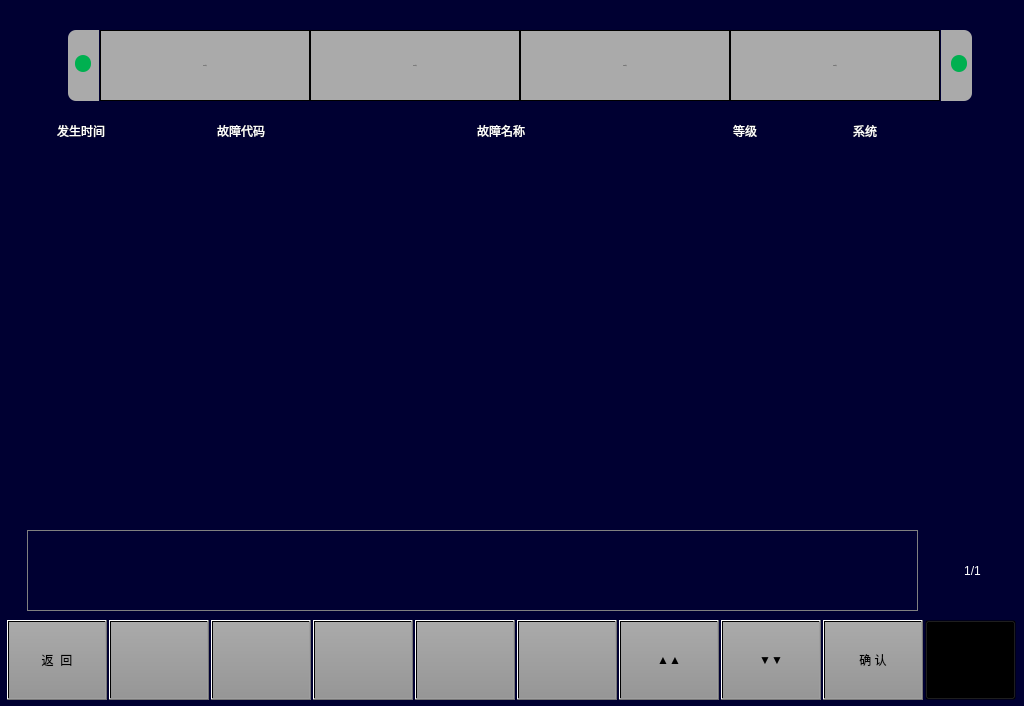
<?xml version="1.0" encoding="UTF-8"?>
<ui version="4.0">
 <class>MaintainceCurrentFaultPage</class>
 <widget class="QWidget" name="MaintainceCurrentFaultPage">
  <property name="geometry">
   <rect>
    <x>0</x>
    <y>0</y>
    <width>1024</width>
    <height>706</height>
   </rect>
  </property>
  <property name="windowTitle">
   <string>Form</string>
  </property>
  <property name="styleSheet">
   <string notr="true">QWidget
{
	background-color:rgb(0,0,50);
}QPushButton
{
font: 20px, &quot;微软雅黑&quot;;
color: black;
background:transparent;
}
QLabel
{
font: 20px, &quot;微软雅黑&quot;;
color: black;
background:transparent;

}</string>
  </property>
  <widget class="QPushButton" name="BTN2">
   <property name="geometry">
    <rect>
     <x>109</x>
     <y>620</y>
     <width>100</width>
     <height>80</height>
    </rect>
   </property>
   <property name="focusPolicy">
    <enum>Qt::NoFocus</enum>
   </property>
   <property name="styleSheet">
    <string notr="true">font: 20px, &quot;微软雅黑&quot;;color: black;transparent;background:qlineargradient(spread:pad,x1:0,y1:0,x2:0,y2:1,stop:0 rgba(170,170,170,255),stop:1 rgba(150,150,150,255));</string>
   </property>
   <property name="text">
    <string/>
   </property>
  </widget>
  <widget class="QLabel" name="label_2">
   <property name="geometry">
    <rect>
     <x>217</x>
     <y>120</y>
     <width>91</width>
     <height>21</height>
    </rect>
   </property>
   <property name="styleSheet">
    <string notr="true">color:white;
font: 20px, &quot;微软雅黑&quot;;
</string>
   </property>
   <property name="text">
    <string>故障代码</string>
   </property>
  </widget>
  <widget class="QPushButton" name="BTNHome">
   <property name="geometry">
    <rect>
     <x>925</x>
     <y>620</y>
     <width>91</width>
     <height>80</height>
    </rect>
   </property>
   <property name="focusPolicy">
    <enum>Qt::NoFocus</enum>
   </property>
   <property name="styleSheet">
    <string notr="true">border-image: url(:/images/image/Home.png);</string>
   </property>
   <property name="text">
    <string/>
   </property>
  </widget>
  <widget class="QLabel" name="LBLTC1">
   <property name="geometry">
    <rect>
     <x>100</x>
     <y>30</y>
     <width>210</width>
     <height>71</height>
    </rect>
   </property>
   <property name="font">
    <font>
     <family>微软雅黑</family>
     <pointsize>-1</pointsize>
     <weight>50</weight>
     <italic>false</italic>
     <bold>false</bold>
    </font>
   </property>
   <property name="styleSheet">
    <string notr="true">background-color:rgb(170,170,170);
border:1px solid black;
font:20px &quot;微软雅黑&quot;;</string>
   </property>
   <property name="text">
    <string>MC1车</string>
   </property>
   <property name="alignment">
    <set>Qt::AlignCenter</set>
   </property>
  </widget>
  <widget class="QPushButton" name="BTN_LINE6">
   <property name="geometry">
    <rect>
     <x>20</x>
     <y>350</y>
     <width>981</width>
     <height>41</height>
    </rect>
   </property>
   <property name="focusPolicy">
    <enum>Qt::NoFocus</enum>
   </property>
   <property name="whatsThis">
    <string>5</string>
   </property>
   <property name="styleSheet">
    <string notr="true">text-align:left;border:1px solid transparent;
</string>
   </property>
   <property name="text">
    <string/>
   </property>
  </widget>
  <widget class="QPushButton" name="BTN_LINE4">
   <property name="geometry">
    <rect>
     <x>20</x>
     <y>270</y>
     <width>981</width>
     <height>41</height>
    </rect>
   </property>
   <property name="focusPolicy">
    <enum>Qt::NoFocus</enum>
   </property>
   <property name="whatsThis">
    <string>3</string>
   </property>
   <property name="styleSheet">
    <string notr="true">text-align:left;border:1px solid transparent;


</string>
   </property>
   <property name="text">
    <string/>
   </property>
  </widget>
  <widget class="QPushButton" name="BTN_LINE9">
   <property name="geometry">
    <rect>
     <x>20</x>
     <y>470</y>
     <width>981</width>
     <height>41</height>
    </rect>
   </property>
   <property name="focusPolicy">
    <enum>Qt::NoFocus</enum>
   </property>
   <property name="whatsThis">
    <string>8</string>
   </property>
   <property name="styleSheet">
    <string notr="true">text-align:left;border:1px solid transparent;


</string>
   </property>
   <property name="text">
    <string/>
   </property>
  </widget>
  <widget class="QPushButton" name="BTN7_Pre">
   <property name="geometry">
    <rect>
     <x>619</x>
     <y>620</y>
     <width>100</width>
     <height>80</height>
    </rect>
   </property>
   <property name="focusPolicy">
    <enum>Qt::NoFocus</enum>
   </property>
   <property name="styleSheet">
    <string notr="true">	font: 20px, &quot;微软雅黑&quot;;
    color: black;
	transparent;background:qlineargradient(spread:pad,x1:0,y1:0,x2:0,y2:1,stop:0 rgba(170,170,170,255),stop:1 rgba(150,150,150,255));
</string>
   </property>
   <property name="text">
    <string>▲▲</string>
   </property>
  </widget>
  <widget class="QLabel" name="LBLMP1">
   <property name="geometry">
    <rect>
     <x>310</x>
     <y>30</y>
     <width>210</width>
     <height>71</height>
    </rect>
   </property>
   <property name="font">
    <font>
     <family>微软雅黑</family>
     <pointsize>-1</pointsize>
     <weight>50</weight>
     <italic>false</italic>
     <bold>false</bold>
    </font>
   </property>
   <property name="styleSheet">
    <string notr="true">background-color:rgb(170,170,170);
border:1px solid black;
font:20px &quot;微软雅黑&quot;;</string>
   </property>
   <property name="text">
    <string>MP1车</string>
   </property>
   <property name="alignment">
    <set>Qt::AlignCenter</set>
   </property>
  </widget>
  <widget class="QPushButton" name="returnBtn">
   <property name="geometry">
    <rect>
     <x>7</x>
     <y>620</y>
     <width>100</width>
     <height>80</height>
    </rect>
   </property>
   <property name="focusPolicy">
    <enum>Qt::NoFocus</enum>
   </property>
   <property name="styleSheet">
    <string notr="true">font: 20px, &quot;微软雅黑&quot;;color: black;transparent;background:qlineargradient(spread:pad,x1:0,y1:0,x2:0,y2:1,stop:0 rgba(170,170,170,255),stop:1 rgba(150,150,150,255));</string>
   </property>
   <property name="text">
    <string>返  回</string>
   </property>
  </widget>
  <widget class="QPushButton" name="BTN_LINE1">
   <property name="geometry">
    <rect>
     <x>20</x>
     <y>150</y>
     <width>981</width>
     <height>41</height>
    </rect>
   </property>
   <property name="focusPolicy">
    <enum>Qt::NoFocus</enum>
   </property>
   <property name="whatsThis">
    <string>0</string>
   </property>
   <property name="styleSheet">
    <string notr="true">border:1px solid transparent;
color:black;
text-align:left;

</string>
   </property>
   <property name="text">
    <string/>
   </property>
  </widget>
  <widget class="QPushButton" name="BTN_LINE8">
   <property name="geometry">
    <rect>
     <x>20</x>
     <y>430</y>
     <width>981</width>
     <height>41</height>
    </rect>
   </property>
   <property name="focusPolicy">
    <enum>Qt::NoFocus</enum>
   </property>
   <property name="whatsThis">
    <string>7</string>
   </property>
   <property name="styleSheet">
    <string notr="true">text-align:left;border:1px solid transparent;
</string>
   </property>
   <property name="text">
    <string/>
   </property>
  </widget>
  <widget class="QLabel" name="LBLM2">
   <property name="geometry">
    <rect>
     <x>730</x>
     <y>30</y>
     <width>210</width>
     <height>71</height>
    </rect>
   </property>
   <property name="font">
    <font>
     <family>微软雅黑</family>
     <pointsize>-1</pointsize>
     <weight>50</weight>
     <italic>false</italic>
     <bold>false</bold>
    </font>
   </property>
   <property name="styleSheet">
    <string notr="true">background-color:rgb(170,170,170);
border:1px solid black;
font:20px &quot;微软雅黑&quot;;</string>
   </property>
   <property name="text">
    <string>MC2车</string>
   </property>
   <property name="alignment">
    <set>Qt::AlignCenter</set>
   </property>
  </widget>
  <widget class="QPushButton" name="BTN_LINE7">
   <property name="geometry">
    <rect>
     <x>20</x>
     <y>390</y>
     <width>981</width>
     <height>41</height>
    </rect>
   </property>
   <property name="focusPolicy">
    <enum>Qt::NoFocus</enum>
   </property>
   <property name="whatsThis">
    <string>6</string>
   </property>
   <property name="styleSheet">
    <string notr="true">text-align:left;border:1px solid transparent;


</string>
   </property>
   <property name="text">
    <string/>
   </property>
  </widget>
  <widget class="QPushButton" name="BTN_LINE5">
   <property name="geometry">
    <rect>
     <x>20</x>
     <y>310</y>
     <width>981</width>
     <height>41</height>
    </rect>
   </property>
   <property name="focusPolicy">
    <enum>Qt::NoFocus</enum>
   </property>
   <property name="whatsThis">
    <string>4</string>
   </property>
   <property name="styleSheet">
    <string notr="true">text-align:left;border:1px solid transparent;


</string>
   </property>
   <property name="text">
    <string/>
   </property>
  </widget>
  <widget class="QPushButton" name="confirmBtn">
   <property name="geometry">
    <rect>
     <x>823</x>
     <y>620</y>
     <width>100</width>
     <height>80</height>
    </rect>
   </property>
   <property name="focusPolicy">
    <enum>Qt::NoFocus</enum>
   </property>
   <property name="styleSheet">
    <string notr="true">	font: 20px, &quot;微软雅黑&quot;;
    color: black;
	transparent;background:qlineargradient(spread:pad,x1:0,y1:0,x2:0,y2:1,stop:0 rgba(170,170,170,255),stop:1 rgba(150,150,150,255));
</string>
   </property>
   <property name="text">
    <string>确 认</string>
   </property>
  </widget>
  <widget class="QPushButton" name="BTN4">
   <property name="geometry">
    <rect>
     <x>313</x>
     <y>620</y>
     <width>100</width>
     <height>80</height>
    </rect>
   </property>
   <property name="focusPolicy">
    <enum>Qt::NoFocus</enum>
   </property>
   <property name="styleSheet">
    <string notr="true">	font: 20px, &quot;微软雅黑&quot;;
    color: black;
	transparent;background:qlineargradient(spread:pad,x1:0,y1:0,x2:0,y2:1,stop:0 rgba(170,170,170,255),stop:1 rgba(150,150,150,255));
</string>
   </property>
   <property name="text">
    <string/>
   </property>
  </widget>
  <widget class="QPushButton" name="BTN3">
   <property name="geometry">
    <rect>
     <x>211</x>
     <y>620</y>
     <width>100</width>
     <height>80</height>
    </rect>
   </property>
   <property name="focusPolicy">
    <enum>Qt::NoFocus</enum>
   </property>
   <property name="styleSheet">
    <string notr="true">	font: 20px, &quot;微软雅黑&quot;;
    color: black;
	transparent;background:qlineargradient(spread:pad,x1:0,y1:0,x2:0,y2:1,stop:0 rgba(170,170,170,255),stop:1 rgba(150,150,150,255));
</string>
   </property>
   <property name="text">
    <string/>
   </property>
  </widget>
  <widget class="QLabel" name="label">
   <property name="geometry">
    <rect>
     <x>57</x>
     <y>120</y>
     <width>91</width>
     <height>21</height>
    </rect>
   </property>
   <property name="styleSheet">
    <string notr="true">color:white;
font: 20px, &quot;微软雅黑&quot;;
</string>
   </property>
   <property name="text">
    <string>发生时间</string>
   </property>
  </widget>
  <widget class="QLabel" name="LBL_Datail">
   <property name="geometry">
    <rect>
     <x>27</x>
     <y>530</y>
     <width>891</width>
     <height>81</height>
    </rect>
   </property>
   <property name="styleSheet">
    <string notr="true">color:white;
font: 16px, &quot;微软雅黑&quot;;
border:1px solid gray;
</string>
   </property>
   <property name="text">
    <string/>
   </property>
  </widget>
  <widget class="QLabel" name="LBL_Page">
   <property name="geometry">
    <rect>
     <x>937</x>
     <y>530</y>
     <width>71</width>
     <height>81</height>
    </rect>
   </property>
   <property name="styleSheet">
    <string notr="true">color:white;
font: 20px, &quot;微软雅黑&quot;;
</string>
   </property>
   <property name="text">
    <string>1/1</string>
   </property>
   <property name="alignment">
    <set>Qt::AlignCenter</set>
   </property>
  </widget>
  <widget class="QPushButton" name="BTN_LINE2">
   <property name="geometry">
    <rect>
     <x>20</x>
     <y>190</y>
     <width>981</width>
     <height>41</height>
    </rect>
   </property>
   <property name="focusPolicy">
    <enum>Qt::NoFocus</enum>
   </property>
   <property name="whatsThis">
    <string>1</string>
   </property>
   <property name="styleSheet">
    <string notr="true">border:1px solid transparent;
color:black;
text-align:left;
</string>
   </property>
   <property name="text">
    <string/>
   </property>
  </widget>
  <widget class="QPushButton" name="BTN5">
   <property name="geometry">
    <rect>
     <x>415</x>
     <y>620</y>
     <width>100</width>
     <height>80</height>
    </rect>
   </property>
   <property name="focusPolicy">
    <enum>Qt::NoFocus</enum>
   </property>
   <property name="styleSheet">
    <string notr="true">	font: 20px, &quot;微软雅黑&quot;;
    color: black;
	transparent;background:qlineargradient(spread:pad,x1:0,y1:0,x2:0,y2:1,stop:0 rgba(170,170,170,255),stop:1 rgba(150,150,150,255));
</string>
   </property>
   <property name="text">
    <string/>
   </property>
  </widget>
  <widget class="QPushButton" name="BTN_LINE3">
   <property name="geometry">
    <rect>
     <x>20</x>
     <y>230</y>
     <width>981</width>
     <height>41</height>
    </rect>
   </property>
   <property name="focusPolicy">
    <enum>Qt::NoFocus</enum>
   </property>
   <property name="whatsThis">
    <string>2</string>
   </property>
   <property name="styleSheet">
    <string notr="true">text-align:left;border:1px solid transparent;


</string>
   </property>
   <property name="text">
    <string/>
   </property>
  </widget>
  <widget class="QPushButton" name="BTN6">
   <property name="geometry">
    <rect>
     <x>517</x>
     <y>620</y>
     <width>100</width>
     <height>80</height>
    </rect>
   </property>
   <property name="focusPolicy">
    <enum>Qt::NoFocus</enum>
   </property>
   <property name="styleSheet">
    <string notr="true">	font: 20px, &quot;微软雅黑&quot;;
    color: black;
	transparent;background:qlineargradient(spread:pad,x1:0,y1:0,x2:0,y2:1,stop:0 rgba(170,170,170,255),stop:1 rgba(150,150,150,255));
</string>
   </property>
   <property name="text">
    <string/>
   </property>
  </widget>
  <widget class="QPushButton" name="BTN8_Next">
   <property name="geometry">
    <rect>
     <x>721</x>
     <y>620</y>
     <width>100</width>
     <height>80</height>
    </rect>
   </property>
   <property name="focusPolicy">
    <enum>Qt::NoFocus</enum>
   </property>
   <property name="styleSheet">
    <string notr="true">	font: 20px, &quot;微软雅黑&quot;;
    color: black;
	transparent;background:qlineargradient(spread:pad,x1:0,y1:0,x2:0,y2:1,stop:0 rgba(170,170,170,255),stop:1 rgba(150,150,150,255));
</string>
   </property>
   <property name="text">
    <string>▼▼</string>
   </property>
  </widget>
  <widget class="QLabel" name="LBLM1">
   <property name="geometry">
    <rect>
     <x>520</x>
     <y>30</y>
     <width>210</width>
     <height>71</height>
    </rect>
   </property>
   <property name="font">
    <font>
     <family>微软雅黑</family>
     <pointsize>-1</pointsize>
     <weight>50</weight>
     <italic>false</italic>
     <bold>false</bold>
    </font>
   </property>
   <property name="styleSheet">
    <string notr="true">background-color:rgb(170,170,170);
border:1px solid black;
font:20px &quot;微软雅黑&quot;;</string>
   </property>
   <property name="text">
    <string>MP2车</string>
   </property>
   <property name="alignment">
    <set>Qt::AlignCenter</set>
   </property>
  </widget>
  <widget class="QLabel" name="label_3">
   <property name="geometry">
    <rect>
     <x>477</x>
     <y>120</y>
     <width>91</width>
     <height>21</height>
    </rect>
   </property>
   <property name="styleSheet">
    <string notr="true">color:white;
font: 20px, &quot;微软雅黑&quot;;
</string>
   </property>
   <property name="text">
    <string>故障名称</string>
   </property>
  </widget>
  <widget class="QLabel" name="label_4">
   <property name="geometry">
    <rect>
     <x>733</x>
     <y>120</y>
     <width>51</width>
     <height>21</height>
    </rect>
   </property>
   <property name="styleSheet">
    <string notr="true">color:white;
font: 20px, &quot;微软雅黑&quot;;
</string>
   </property>
   <property name="text">
    <string>等级</string>
   </property>
  </widget>
  <widget class="QLabel" name="label_5">
   <property name="geometry">
    <rect>
     <x>853</x>
     <y>120</y>
     <width>51</width>
     <height>21</height>
    </rect>
   </property>
   <property name="styleSheet">
    <string notr="true">color:white;
font: 20px, &quot;微软雅黑&quot;;
</string>
   </property>
   <property name="text">
    <string>系统</string>
   </property>
  </widget>
  <widget class="QLabel" name="LBLStarttime1">
   <property name="geometry">
    <rect>
     <x>20</x>
     <y>150</y>
     <width>191</width>
     <height>41</height>
    </rect>
   </property>
   <property name="styleSheet">
    <string notr="true">color:white;
font: 20px, &quot;微软雅黑&quot;;
</string>
   </property>
   <property name="text">
    <string/>
   </property>
   <property name="alignment">
    <set>Qt::AlignLeading|Qt::AlignLeft|Qt::AlignVCenter</set>
   </property>
  </widget>
  <widget class="QLabel" name="LBLCode1">
   <property name="geometry">
    <rect>
     <x>210</x>
     <y>150</y>
     <width>91</width>
     <height>41</height>
    </rect>
   </property>
   <property name="styleSheet">
    <string notr="true">color:white;
font: 20px, &quot;微软雅黑&quot;;
</string>
   </property>
   <property name="text">
    <string/>
   </property>
   <property name="alignment">
    <set>Qt::AlignCenter</set>
   </property>
  </widget>
  <widget class="QLabel" name="LBLFaultName1">
   <property name="geometry">
    <rect>
     <x>300</x>
     <y>150</y>
     <width>431</width>
     <height>41</height>
    </rect>
   </property>
   <property name="styleSheet">
    <string notr="true">color:white;
font: 20px, &quot;微软雅黑&quot;;
</string>
   </property>
   <property name="text">
    <string/>
   </property>
   <property name="alignment">
    <set>Qt::AlignCenter</set>
   </property>
  </widget>
  <widget class="QLabel" name="LBLLevel1">
   <property name="geometry">
    <rect>
     <x>730</x>
     <y>150</y>
     <width>51</width>
     <height>41</height>
    </rect>
   </property>
   <property name="styleSheet">
    <string notr="true">color:white;
font: 20px, &quot;微软雅黑&quot;;
</string>
   </property>
   <property name="text">
    <string/>
   </property>
   <property name="alignment">
    <set>Qt::AlignCenter</set>
   </property>
  </widget>
  <widget class="QLabel" name="LBLSystem1">
   <property name="geometry">
    <rect>
     <x>780</x>
     <y>150</y>
     <width>191</width>
     <height>41</height>
    </rect>
   </property>
   <property name="styleSheet">
    <string notr="true">color:white;
font: 20px, &quot;微软雅黑&quot;;
</string>
   </property>
   <property name="text">
    <string/>
   </property>
   <property name="alignment">
    <set>Qt::AlignCenter</set>
   </property>
  </widget>
  <widget class="QLabel" name="LBLLevel1_2">
   <property name="geometry">
    <rect>
     <x>730</x>
     <y>190</y>
     <width>51</width>
     <height>41</height>
    </rect>
   </property>
   <property name="styleSheet">
    <string notr="true">color:white;
font: 20px, &quot;微软雅黑&quot;;
</string>
   </property>
   <property name="text">
    <string/>
   </property>
   <property name="alignment">
    <set>Qt::AlignCenter</set>
   </property>
  </widget>
  <widget class="QLabel" name="LBLCode1_2">
   <property name="geometry">
    <rect>
     <x>210</x>
     <y>190</y>
     <width>91</width>
     <height>41</height>
    </rect>
   </property>
   <property name="styleSheet">
    <string notr="true">color:white;
font: 20px, &quot;微软雅黑&quot;;
</string>
   </property>
   <property name="text">
    <string/>
   </property>
   <property name="alignment">
    <set>Qt::AlignCenter</set>
   </property>
  </widget>
  <widget class="QLabel" name="LBLSystem1_2">
   <property name="geometry">
    <rect>
     <x>780</x>
     <y>190</y>
     <width>191</width>
     <height>41</height>
    </rect>
   </property>
   <property name="styleSheet">
    <string notr="true">color:white;
font: 20px, &quot;微软雅黑&quot;;
</string>
   </property>
   <property name="text">
    <string/>
   </property>
   <property name="alignment">
    <set>Qt::AlignCenter</set>
   </property>
  </widget>
  <widget class="QLabel" name="LBLFaultName1_2">
   <property name="geometry">
    <rect>
     <x>300</x>
     <y>190</y>
     <width>431</width>
     <height>41</height>
    </rect>
   </property>
   <property name="styleSheet">
    <string notr="true">color:white;
font: 20px, &quot;微软雅黑&quot;;
</string>
   </property>
   <property name="text">
    <string/>
   </property>
   <property name="alignment">
    <set>Qt::AlignCenter</set>
   </property>
  </widget>
  <widget class="QLabel" name="LBLStarttime1_2">
   <property name="geometry">
    <rect>
     <x>20</x>
     <y>190</y>
     <width>191</width>
     <height>41</height>
    </rect>
   </property>
   <property name="styleSheet">
    <string notr="true">color:white;
font: 20px, &quot;微软雅黑&quot;;
</string>
   </property>
   <property name="text">
    <string/>
   </property>
   <property name="alignment">
    <set>Qt::AlignLeading|Qt::AlignLeft|Qt::AlignVCenter</set>
   </property>
  </widget>
  <widget class="QLabel" name="LBLLevel1_3">
   <property name="geometry">
    <rect>
     <x>730</x>
     <y>230</y>
     <width>51</width>
     <height>41</height>
    </rect>
   </property>
   <property name="styleSheet">
    <string notr="true">color:white;
font: 20px, &quot;微软雅黑&quot;;
</string>
   </property>
   <property name="text">
    <string/>
   </property>
   <property name="alignment">
    <set>Qt::AlignCenter</set>
   </property>
  </widget>
  <widget class="QLabel" name="LBLCode1_3">
   <property name="geometry">
    <rect>
     <x>210</x>
     <y>230</y>
     <width>91</width>
     <height>41</height>
    </rect>
   </property>
   <property name="styleSheet">
    <string notr="true">color:white;
font: 20px, &quot;微软雅黑&quot;;
</string>
   </property>
   <property name="text">
    <string/>
   </property>
   <property name="alignment">
    <set>Qt::AlignCenter</set>
   </property>
  </widget>
  <widget class="QLabel" name="LBLSystem1_3">
   <property name="geometry">
    <rect>
     <x>780</x>
     <y>230</y>
     <width>191</width>
     <height>41</height>
    </rect>
   </property>
   <property name="styleSheet">
    <string notr="true">color:white;
font: 20px, &quot;微软雅黑&quot;;
</string>
   </property>
   <property name="text">
    <string/>
   </property>
   <property name="alignment">
    <set>Qt::AlignCenter</set>
   </property>
  </widget>
  <widget class="QLabel" name="LBLFaultName1_3">
   <property name="geometry">
    <rect>
     <x>300</x>
     <y>230</y>
     <width>431</width>
     <height>41</height>
    </rect>
   </property>
   <property name="styleSheet">
    <string notr="true">color:white;
font: 20px, &quot;微软雅黑&quot;;
</string>
   </property>
   <property name="text">
    <string/>
   </property>
   <property name="alignment">
    <set>Qt::AlignCenter</set>
   </property>
  </widget>
  <widget class="QLabel" name="LBLStarttime1_3">
   <property name="geometry">
    <rect>
     <x>20</x>
     <y>230</y>
     <width>191</width>
     <height>41</height>
    </rect>
   </property>
   <property name="styleSheet">
    <string notr="true">color:white;
font: 20px, &quot;微软雅黑&quot;;
</string>
   </property>
   <property name="text">
    <string/>
   </property>
   <property name="alignment">
    <set>Qt::AlignLeading|Qt::AlignLeft|Qt::AlignVCenter</set>
   </property>
  </widget>
  <widget class="QLabel" name="LBLLevel1_4">
   <property name="geometry">
    <rect>
     <x>730</x>
     <y>270</y>
     <width>51</width>
     <height>41</height>
    </rect>
   </property>
   <property name="styleSheet">
    <string notr="true">color:white;
font: 20px, &quot;微软雅黑&quot;;
</string>
   </property>
   <property name="text">
    <string/>
   </property>
   <property name="alignment">
    <set>Qt::AlignCenter</set>
   </property>
  </widget>
  <widget class="QLabel" name="LBLCode1_4">
   <property name="geometry">
    <rect>
     <x>210</x>
     <y>270</y>
     <width>91</width>
     <height>41</height>
    </rect>
   </property>
   <property name="styleSheet">
    <string notr="true">color:white;
font: 20px, &quot;微软雅黑&quot;;
</string>
   </property>
   <property name="text">
    <string/>
   </property>
   <property name="alignment">
    <set>Qt::AlignCenter</set>
   </property>
  </widget>
  <widget class="QLabel" name="LBLSystem1_4">
   <property name="geometry">
    <rect>
     <x>780</x>
     <y>270</y>
     <width>191</width>
     <height>41</height>
    </rect>
   </property>
   <property name="styleSheet">
    <string notr="true">color:white;
font: 20px, &quot;微软雅黑&quot;;
</string>
   </property>
   <property name="text">
    <string/>
   </property>
   <property name="alignment">
    <set>Qt::AlignCenter</set>
   </property>
  </widget>
  <widget class="QLabel" name="LBLFaultName1_4">
   <property name="geometry">
    <rect>
     <x>300</x>
     <y>270</y>
     <width>431</width>
     <height>41</height>
    </rect>
   </property>
   <property name="styleSheet">
    <string notr="true">color:white;
font: 20px, &quot;微软雅黑&quot;;
</string>
   </property>
   <property name="text">
    <string/>
   </property>
   <property name="alignment">
    <set>Qt::AlignCenter</set>
   </property>
  </widget>
  <widget class="QLabel" name="LBLStarttime1_4">
   <property name="geometry">
    <rect>
     <x>20</x>
     <y>270</y>
     <width>191</width>
     <height>41</height>
    </rect>
   </property>
   <property name="styleSheet">
    <string notr="true">color:white;
font: 20px, &quot;微软雅黑&quot;;
</string>
   </property>
   <property name="text">
    <string/>
   </property>
   <property name="alignment">
    <set>Qt::AlignLeading|Qt::AlignLeft|Qt::AlignVCenter</set>
   </property>
  </widget>
  <widget class="QLabel" name="LBLLevel1_5">
   <property name="geometry">
    <rect>
     <x>730</x>
     <y>310</y>
     <width>51</width>
     <height>41</height>
    </rect>
   </property>
   <property name="styleSheet">
    <string notr="true">color:white;
font: 20px, &quot;微软雅黑&quot;;
</string>
   </property>
   <property name="text">
    <string/>
   </property>
   <property name="alignment">
    <set>Qt::AlignCenter</set>
   </property>
  </widget>
  <widget class="QLabel" name="LBLCode1_5">
   <property name="geometry">
    <rect>
     <x>210</x>
     <y>310</y>
     <width>91</width>
     <height>41</height>
    </rect>
   </property>
   <property name="styleSheet">
    <string notr="true">color:white;
font: 20px, &quot;微软雅黑&quot;;
</string>
   </property>
   <property name="text">
    <string/>
   </property>
   <property name="alignment">
    <set>Qt::AlignCenter</set>
   </property>
  </widget>
  <widget class="QLabel" name="LBLSystem1_5">
   <property name="geometry">
    <rect>
     <x>780</x>
     <y>310</y>
     <width>191</width>
     <height>41</height>
    </rect>
   </property>
   <property name="styleSheet">
    <string notr="true">color:white;
font: 20px, &quot;微软雅黑&quot;;
</string>
   </property>
   <property name="text">
    <string/>
   </property>
   <property name="alignment">
    <set>Qt::AlignCenter</set>
   </property>
  </widget>
  <widget class="QLabel" name="LBLFaultName1_5">
   <property name="geometry">
    <rect>
     <x>300</x>
     <y>310</y>
     <width>431</width>
     <height>41</height>
    </rect>
   </property>
   <property name="styleSheet">
    <string notr="true">color:white;
font: 20px, &quot;微软雅黑&quot;;
</string>
   </property>
   <property name="text">
    <string/>
   </property>
   <property name="alignment">
    <set>Qt::AlignCenter</set>
   </property>
  </widget>
  <widget class="QLabel" name="LBLStarttime1_5">
   <property name="geometry">
    <rect>
     <x>20</x>
     <y>310</y>
     <width>191</width>
     <height>41</height>
    </rect>
   </property>
   <property name="styleSheet">
    <string notr="true">color:white;
font: 20px, &quot;微软雅黑&quot;;
</string>
   </property>
   <property name="text">
    <string/>
   </property>
   <property name="alignment">
    <set>Qt::AlignLeading|Qt::AlignLeft|Qt::AlignVCenter</set>
   </property>
  </widget>
  <widget class="QLabel" name="LBLLevel1_6">
   <property name="geometry">
    <rect>
     <x>730</x>
     <y>350</y>
     <width>51</width>
     <height>41</height>
    </rect>
   </property>
   <property name="styleSheet">
    <string notr="true">color:white;
font: 20px, &quot;微软雅黑&quot;;
</string>
   </property>
   <property name="text">
    <string/>
   </property>
   <property name="alignment">
    <set>Qt::AlignCenter</set>
   </property>
  </widget>
  <widget class="QLabel" name="LBLCode1_6">
   <property name="geometry">
    <rect>
     <x>210</x>
     <y>350</y>
     <width>91</width>
     <height>41</height>
    </rect>
   </property>
   <property name="styleSheet">
    <string notr="true">color:white;
font: 20px, &quot;微软雅黑&quot;;
</string>
   </property>
   <property name="text">
    <string/>
   </property>
   <property name="alignment">
    <set>Qt::AlignCenter</set>
   </property>
  </widget>
  <widget class="QLabel" name="LBLSystem1_6">
   <property name="geometry">
    <rect>
     <x>780</x>
     <y>350</y>
     <width>191</width>
     <height>41</height>
    </rect>
   </property>
   <property name="styleSheet">
    <string notr="true">color:white;
font: 20px, &quot;微软雅黑&quot;;
</string>
   </property>
   <property name="text">
    <string/>
   </property>
   <property name="alignment">
    <set>Qt::AlignCenter</set>
   </property>
  </widget>
  <widget class="QLabel" name="LBLFaultName1_6">
   <property name="geometry">
    <rect>
     <x>300</x>
     <y>350</y>
     <width>431</width>
     <height>41</height>
    </rect>
   </property>
   <property name="styleSheet">
    <string notr="true">color:white;
font: 20px, &quot;微软雅黑&quot;;
</string>
   </property>
   <property name="text">
    <string/>
   </property>
   <property name="alignment">
    <set>Qt::AlignCenter</set>
   </property>
  </widget>
  <widget class="QLabel" name="LBLStarttime1_6">
   <property name="geometry">
    <rect>
     <x>20</x>
     <y>350</y>
     <width>191</width>
     <height>41</height>
    </rect>
   </property>
   <property name="styleSheet">
    <string notr="true">color:white;
font: 20px, &quot;微软雅黑&quot;;
</string>
   </property>
   <property name="text">
    <string/>
   </property>
   <property name="alignment">
    <set>Qt::AlignLeading|Qt::AlignLeft|Qt::AlignVCenter</set>
   </property>
  </widget>
  <widget class="QLabel" name="LBLLevel1_7">
   <property name="geometry">
    <rect>
     <x>730</x>
     <y>390</y>
     <width>51</width>
     <height>41</height>
    </rect>
   </property>
   <property name="styleSheet">
    <string notr="true">color:white;
font: 20px, &quot;微软雅黑&quot;;
</string>
   </property>
   <property name="text">
    <string/>
   </property>
   <property name="alignment">
    <set>Qt::AlignCenter</set>
   </property>
  </widget>
  <widget class="QLabel" name="LBLCode1_7">
   <property name="geometry">
    <rect>
     <x>210</x>
     <y>390</y>
     <width>91</width>
     <height>41</height>
    </rect>
   </property>
   <property name="styleSheet">
    <string notr="true">color:white;
font: 20px, &quot;微软雅黑&quot;;
</string>
   </property>
   <property name="text">
    <string/>
   </property>
   <property name="alignment">
    <set>Qt::AlignCenter</set>
   </property>
  </widget>
  <widget class="QLabel" name="LBLSystem1_7">
   <property name="geometry">
    <rect>
     <x>780</x>
     <y>390</y>
     <width>191</width>
     <height>41</height>
    </rect>
   </property>
   <property name="styleSheet">
    <string notr="true">color:white;
font: 20px, &quot;微软雅黑&quot;;
</string>
   </property>
   <property name="text">
    <string/>
   </property>
   <property name="alignment">
    <set>Qt::AlignCenter</set>
   </property>
  </widget>
  <widget class="QLabel" name="LBLFaultName1_7">
   <property name="geometry">
    <rect>
     <x>300</x>
     <y>390</y>
     <width>431</width>
     <height>41</height>
    </rect>
   </property>
   <property name="styleSheet">
    <string notr="true">color:white;
font: 20px, &quot;微软雅黑&quot;;
</string>
   </property>
   <property name="text">
    <string/>
   </property>
   <property name="alignment">
    <set>Qt::AlignCenter</set>
   </property>
  </widget>
  <widget class="QLabel" name="LBLStarttime1_7">
   <property name="geometry">
    <rect>
     <x>20</x>
     <y>390</y>
     <width>191</width>
     <height>41</height>
    </rect>
   </property>
   <property name="styleSheet">
    <string notr="true">color:white;
font: 20px, &quot;微软雅黑&quot;;
</string>
   </property>
   <property name="text">
    <string/>
   </property>
   <property name="alignment">
    <set>Qt::AlignLeading|Qt::AlignLeft|Qt::AlignVCenter</set>
   </property>
  </widget>
  <widget class="QLabel" name="LBLLevel1_8">
   <property name="geometry">
    <rect>
     <x>730</x>
     <y>430</y>
     <width>51</width>
     <height>41</height>
    </rect>
   </property>
   <property name="styleSheet">
    <string notr="true">color:white;
font: 20px, &quot;微软雅黑&quot;;
</string>
   </property>
   <property name="text">
    <string/>
   </property>
   <property name="alignment">
    <set>Qt::AlignCenter</set>
   </property>
  </widget>
  <widget class="QLabel" name="LBLCode1_8">
   <property name="geometry">
    <rect>
     <x>210</x>
     <y>430</y>
     <width>91</width>
     <height>41</height>
    </rect>
   </property>
   <property name="styleSheet">
    <string notr="true">color:white;
font: 20px, &quot;微软雅黑&quot;;
</string>
   </property>
   <property name="text">
    <string/>
   </property>
   <property name="alignment">
    <set>Qt::AlignCenter</set>
   </property>
  </widget>
  <widget class="QLabel" name="LBLSystem1_8">
   <property name="geometry">
    <rect>
     <x>780</x>
     <y>430</y>
     <width>191</width>
     <height>41</height>
    </rect>
   </property>
   <property name="styleSheet">
    <string notr="true">color:white;
font: 20px, &quot;微软雅黑&quot;;
</string>
   </property>
   <property name="text">
    <string/>
   </property>
   <property name="alignment">
    <set>Qt::AlignCenter</set>
   </property>
  </widget>
  <widget class="QLabel" name="LBLFaultName1_8">
   <property name="geometry">
    <rect>
     <x>300</x>
     <y>430</y>
     <width>431</width>
     <height>41</height>
    </rect>
   </property>
   <property name="styleSheet">
    <string notr="true">color:white;
font: 20px, &quot;微软雅黑&quot;;
</string>
   </property>
   <property name="text">
    <string/>
   </property>
   <property name="alignment">
    <set>Qt::AlignCenter</set>
   </property>
  </widget>
  <widget class="QLabel" name="LBLStarttime1_8">
   <property name="geometry">
    <rect>
     <x>20</x>
     <y>430</y>
     <width>191</width>
     <height>41</height>
    </rect>
   </property>
   <property name="styleSheet">
    <string notr="true">color:white;
font: 20px, &quot;微软雅黑&quot;;
</string>
   </property>
   <property name="text">
    <string/>
   </property>
   <property name="alignment">
    <set>Qt::AlignLeading|Qt::AlignLeft|Qt::AlignVCenter</set>
   </property>
  </widget>
  <widget class="QLabel" name="LBLLevel1_9">
   <property name="geometry">
    <rect>
     <x>730</x>
     <y>470</y>
     <width>51</width>
     <height>41</height>
    </rect>
   </property>
   <property name="styleSheet">
    <string notr="true">color:white;
font: 20px, &quot;微软雅黑&quot;;
</string>
   </property>
   <property name="text">
    <string/>
   </property>
   <property name="alignment">
    <set>Qt::AlignCenter</set>
   </property>
  </widget>
  <widget class="QLabel" name="LBLCode1_9">
   <property name="geometry">
    <rect>
     <x>210</x>
     <y>470</y>
     <width>91</width>
     <height>41</height>
    </rect>
   </property>
   <property name="styleSheet">
    <string notr="true">color:white;
font: 20px, &quot;微软雅黑&quot;;
</string>
   </property>
   <property name="text">
    <string/>
   </property>
   <property name="alignment">
    <set>Qt::AlignCenter</set>
   </property>
  </widget>
  <widget class="QLabel" name="LBLSystem1_9">
   <property name="geometry">
    <rect>
     <x>780</x>
     <y>470</y>
     <width>191</width>
     <height>41</height>
    </rect>
   </property>
   <property name="styleSheet">
    <string notr="true">color:white;
font: 20px, &quot;微软雅黑&quot;;
</string>
   </property>
   <property name="text">
    <string/>
   </property>
   <property name="alignment">
    <set>Qt::AlignCenter</set>
   </property>
  </widget>
  <widget class="QLabel" name="LBLFaultName1_9">
   <property name="geometry">
    <rect>
     <x>300</x>
     <y>470</y>
     <width>431</width>
     <height>41</height>
    </rect>
   </property>
   <property name="styleSheet">
    <string notr="true">color:white;
font: 20px, &quot;微软雅黑&quot;;
</string>
   </property>
   <property name="text">
    <string/>
   </property>
   <property name="alignment">
    <set>Qt::AlignCenter</set>
   </property>
  </widget>
  <widget class="QLabel" name="LBLStarttime1_9">
   <property name="geometry">
    <rect>
     <x>20</x>
     <y>470</y>
     <width>191</width>
     <height>41</height>
    </rect>
   </property>
   <property name="styleSheet">
    <string notr="true">color:white;
font: 20px, &quot;微软雅黑&quot;;
</string>
   </property>
   <property name="text">
    <string/>
   </property>
   <property name="alignment">
    <set>Qt::AlignLeading|Qt::AlignLeft|Qt::AlignVCenter</set>
   </property>
  </widget>
  <widget class="QLabel" name="label_6">
   <property name="geometry">
    <rect>
     <x>68</x>
     <y>30</y>
     <width>31</width>
     <height>71</height>
    </rect>
   </property>
   <property name="styleSheet">
    <string notr="true">background-color:rgb(170,170,170);
border-top-left-radius:8px;
border-bottom-left-radius:8px;</string>
   </property>
   <property name="text">
    <string/>
   </property>
  </widget>
  <widget class="QLabel" name="label_7">
   <property name="geometry">
    <rect>
     <x>941</x>
     <y>30</y>
     <width>31</width>
     <height>71</height>
    </rect>
   </property>
   <property name="styleSheet">
    <string notr="true">background-color:rgb(170,170,170);
border-top-right-radius:8px;
border-bottom-right-radius:8px;</string>
   </property>
   <property name="text">
    <string/>
   </property>
  </widget>
  <widget class="QLabel" name="lbl_cab1_direction">
   <property name="geometry">
    <rect>
     <x>15</x>
     <y>50</y>
     <width>50</width>
     <height>30</height>
    </rect>
   </property>
   <property name="styleSheet">
    <string notr="true">border-image: url(:/images/image/arrowleft.png);</string>
   </property>
   <property name="text">
    <string/>
   </property>
  </widget>
  <widget class="QLabel" name="lbl_cab1_active">
   <property name="geometry">
    <rect>
     <x>75</x>
     <y>55</y>
     <width>16</width>
     <height>17</height>
    </rect>
   </property>
   <property name="styleSheet">
    <string notr="true">background-color: rgb(0, 176, 80);
border-radius:8px;</string>
   </property>
   <property name="text">
    <string/>
   </property>
  </widget>
  <widget class="QLabel" name="lbl_cab2_active">
   <property name="geometry">
    <rect>
     <x>951</x>
     <y>55</y>
     <width>16</width>
     <height>17</height>
    </rect>
   </property>
   <property name="styleSheet">
    <string notr="true">background-color: rgb(0, 176, 80);
border-radius:8px;</string>
   </property>
   <property name="text">
    <string/>
   </property>
  </widget>
  <widget class="QLabel" name="lbl_cab2_direction">
   <property name="geometry">
    <rect>
     <x>975</x>
     <y>50</y>
     <width>50</width>
     <height>30</height>
    </rect>
   </property>
   <property name="styleSheet">
    <string notr="true">border-image: url(:/images/image/arrowright.png);</string>
   </property>
   <property name="text">
    <string/>
   </property>
  </widget>
  <zorder>BTN2</zorder>
  <zorder>label_2</zorder>
  <zorder>BTNHome</zorder>
  <zorder>LBLTC1</zorder>
  <zorder>BTN7_Pre</zorder>
  <zorder>LBLMP1</zorder>
  <zorder>returnBtn</zorder>
  <zorder>LBLM2</zorder>
  <zorder>confirmBtn</zorder>
  <zorder>BTN4</zorder>
  <zorder>BTN3</zorder>
  <zorder>label</zorder>
  <zorder>LBL_Datail</zorder>
  <zorder>LBL_Page</zorder>
  <zorder>BTN5</zorder>
  <zorder>BTN6</zorder>
  <zorder>BTN8_Next</zorder>
  <zorder>LBLM1</zorder>
  <zorder>label_3</zorder>
  <zorder>label_4</zorder>
  <zorder>label_5</zorder>
  <zorder>LBLStarttime1</zorder>
  <zorder>LBLCode1</zorder>
  <zorder>LBLFaultName1</zorder>
  <zorder>LBLLevel1</zorder>
  <zorder>LBLSystem1</zorder>
  <zorder>LBLLevel1_2</zorder>
  <zorder>LBLCode1_2</zorder>
  <zorder>LBLSystem1_2</zorder>
  <zorder>LBLFaultName1_2</zorder>
  <zorder>LBLStarttime1_2</zorder>
  <zorder>LBLLevel1_3</zorder>
  <zorder>LBLCode1_3</zorder>
  <zorder>LBLSystem1_3</zorder>
  <zorder>LBLFaultName1_3</zorder>
  <zorder>LBLStarttime1_3</zorder>
  <zorder>LBLLevel1_4</zorder>
  <zorder>LBLCode1_4</zorder>
  <zorder>LBLSystem1_4</zorder>
  <zorder>LBLFaultName1_4</zorder>
  <zorder>LBLStarttime1_4</zorder>
  <zorder>LBLLevel1_5</zorder>
  <zorder>LBLCode1_5</zorder>
  <zorder>LBLSystem1_5</zorder>
  <zorder>LBLFaultName1_5</zorder>
  <zorder>LBLStarttime1_5</zorder>
  <zorder>LBLLevel1_6</zorder>
  <zorder>LBLCode1_6</zorder>
  <zorder>LBLSystem1_6</zorder>
  <zorder>LBLFaultName1_6</zorder>
  <zorder>LBLStarttime1_6</zorder>
  <zorder>LBLLevel1_7</zorder>
  <zorder>LBLCode1_7</zorder>
  <zorder>LBLSystem1_7</zorder>
  <zorder>LBLFaultName1_7</zorder>
  <zorder>LBLStarttime1_7</zorder>
  <zorder>LBLLevel1_8</zorder>
  <zorder>LBLCode1_8</zorder>
  <zorder>LBLSystem1_8</zorder>
  <zorder>LBLFaultName1_8</zorder>
  <zorder>LBLStarttime1_8</zorder>
  <zorder>LBLLevel1_9</zorder>
  <zorder>LBLCode1_9</zorder>
  <zorder>LBLSystem1_9</zorder>
  <zorder>LBLFaultName1_9</zorder>
  <zorder>LBLStarttime1_9</zorder>
  <zorder>label_6</zorder>
  <zorder>label_7</zorder>
  <zorder>lbl_cab1_direction</zorder>
  <zorder>lbl_cab1_active</zorder>
  <zorder>lbl_cab2_active</zorder>
  <zorder>lbl_cab2_direction</zorder>
  <zorder>BTN_LINE1</zorder>
  <zorder>BTN_LINE2</zorder>
  <zorder>BTN_LINE3</zorder>
  <zorder>BTN_LINE4</zorder>
  <zorder>BTN_LINE5</zorder>
  <zorder>BTN_LINE6</zorder>
  <zorder>BTN_LINE7</zorder>
  <zorder>BTN_LINE8</zorder>
  <zorder>BTN_LINE9</zorder>
 </widget>
 <resources/>
 <connections/>
</ui>
